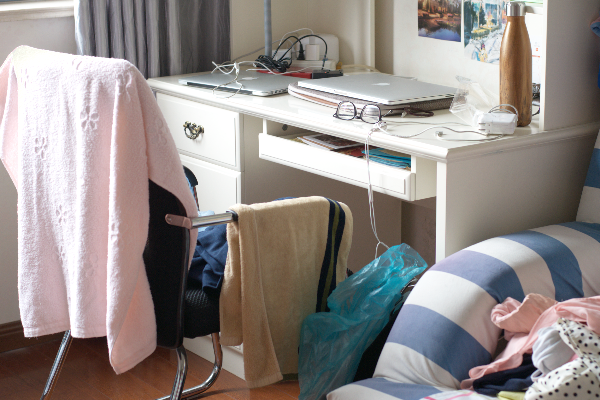
#> input picture Week3/img/17.png, 600 x 400 px
$ python 3c.py
#> lines starting #> are read from the running program, lines starting #| are printed output that depends on the picture; after the words box and inside, x2 and y2 are one past the last pixel; in counts of white or black regions, pixels touching at a corner belong together
#> further down, picture is the input picture: PIL image 600x400 RGB; mean R, G, B 146.7, 139.1, 136.3
### Week3/week3a.py
# 3a) Expanding image for convolution filtering:
# Write a function that expands an image from it's edges by 2 pixels on each edge by copying the adjacent pixel.
# Test the function using a random data matrix of size 5,5,3 (y size = 5, x size = 5, 3 color channels) that you can generate your self.

import numpy as np

np.set_printoptions(linewidth=200)


def expand_image(pixels, pad):

#> called with pad = 2
  old_h, old_w, channels = pixels.shape
#> old_h = 400; old_w = 600; channels = 3
  new_h = old_h + pad * 2
#> new_h = 404
  new_w = old_w + pad * 2
#> new_w = 604

  new_pixels = np.zeros((new_h, new_w, channels), dtype=pixels.dtype)

  # placing img in the center
  new_pixels[pad:pad+old_h, pad:pad+old_w] = pixels
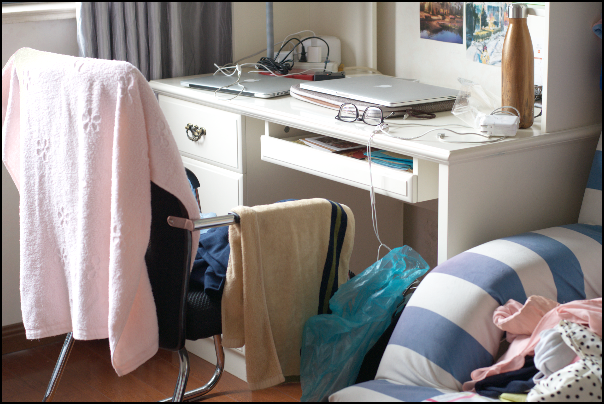
#> new_pixels: shape (404, 604, 3); mean R, G, B 144.3, 136.8, 134

  #top & bottom borders
  top_row = pixels[0, :, :]
#> top_row = 600 rows, first 8: [101, 112, 119], [101, 112, 119], [106, 110, 119], [101, 110, 121], [99, 112, 121], [106, 112, 121], [106, 112, 126], [96, 112, 121]
  new_pixels[0:pad, pad:pad+old_w] = top_row

  bottom_row = pixels[-1, :, :]
#> bottom_row = 600 rows, first 8: [82, 55, 45], [82, 55, 45], [82, 55, 38], [82, 53, 45], [84, 55, 45], [87, 55, 43], [87, 53, 45], [84, 55, 43]
  new_pixels[new_h - pad : new_h, pad:pad+old_w] = bottom_row

  # left & right borders
  left_col = pixels[:, 0:1, :]
#> left_col = 400 rows, first 8: [101, 112, 119], [91, 101, 108], [130, 121, 115], [128, 126, 115], [160, 151, 139], [207, 204, 194], [234, 234, 233], [248, 249, 248]
  new_pixels[pad:pad+old_h, 0:pad] = left_col

  right_col = pixels[:, -1:, :]
#> right_col = 400 rows, first 8: [77, 72, 67], [77, 70, 65], [75, 70, 67], [72, 72, 63], [72, 67, 65], [77, 67, 65], [75, 67, 65], [67, 63, 60]
  new_pixels[pad:pad+old_h, new_w-pad:new_w] = right_col
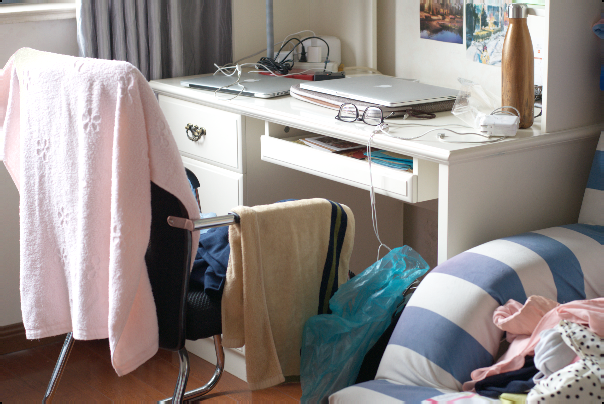
#> new_pixels: shape (404, 604, 3); mean R, G, B 146.5, 138.9, 136


  # corners
  top_left_pixel = pixels[0, 0, :]
#> top_left_pixel = [101, 112, 119]
  top_right_pixel = pixels[0, -1, :]
#> top_right_pixel = [77, 72, 67]
  bottom_left_pixel = pixels[-1, 0, :]
#> bottom_left_pixel = [82, 55, 45]
  bottom_right_pixel = pixels[-1, -1, :]
#> bottom_right_pixel = [121, 112, 103]

  new_pixels[0:pad, 0:pad] = top_left_pixel
#> new_pixels: shape (404, 604, 3); under 0.01% of pixels changed, all inside (x1, y1, x2, y2) = (0, 0, 2, 2)
  new_pixels[0:pad, new_w-pad:new_w] = top_right_pixel
#> new_pixels: shape (404, 604, 3); mean R, G, B 146.5, 138.9, 136
  new_pixels[new_h-pad:new_h, 0:pad] = bottom_left_pixel
#> new_pixels: shape (404, 604, 3); mean R, G, B 146.5, 138.9, 136
  new_pixels[new_h-pad:new_h, new_w-pad:new_w] = bottom_right_pixel
#> new_pixels: shape (404, 604, 3); mean R, G, B 146.5, 138.9, 136

  return new_pixels

# [8 lines that do not run on import are left out]

### Week3/3c.py
# 3c) Unsharp mask
# Calculate an unsharp mask (difference of original and blurred image) for 17.jpg.
# Sharpen the image by adding the mask with multiplier 1.

from PIL import Image
import numpy as np
from week3a import expand_image

def gaussian_blur(pixels, gaussian_filter):
    pad = 2
    padded_pixels = expand_image(pixels, pad)
    old_h, old_w, channels = pixels.shape
#> old_h = 400; old_w = 600; channels = 3
    output = np.zeros((old_h, old_w, channels), dtype='float64')

    gaussian_filter_3d = gaussian_filter[:, :, np.newaxis]

    for y in range(old_h):
        for x in range(old_w):
            window = padded_pixels[y : y + 2*pad + 1, x : x + 2*pad + 1, :]
            product = window * gaussian_filter_3d
            result = product.sum(axis=(0, 1))
            output[y, x] = result

    return output


picture = Image.open("img/17.png")
pixels = np.array(picture)

gaussian_filter = np.array([
    [0.00390625, 0.015625,   0.0234375, 0.015625,   0.00390625],
    [0.015625,   0.0625,     0.09375,   0.0625,     0.015625],
    [0.0234375,  0.09375,    0.140625,  0.09375,    0.0234375],
    [0.015625,   0.0625,     0.09375,   0.0625,     0.015625],
    [0.00390625, 0.015625,   0.0234375, 0.015625,   0.00390625]
])

blurred = gaussian_blur(pixels, gaussian_filter)


mask = pixels.astype('float64') - blurred
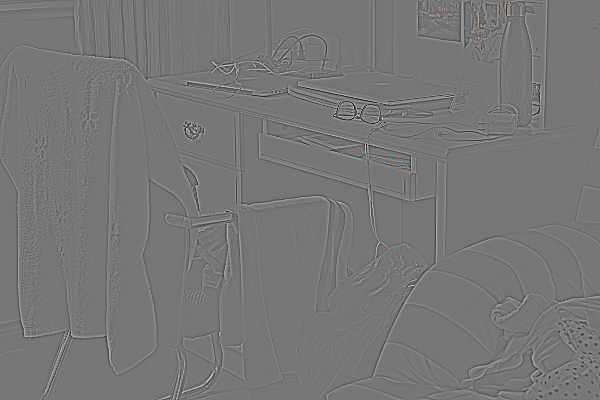
#> mask: shape (400, 600, 3) float64; mean R, G, B 0, 0, 0; drawn with min black and max white

multiplier = 1
sharpened = pixels.astype('float64') + multiplier * mask
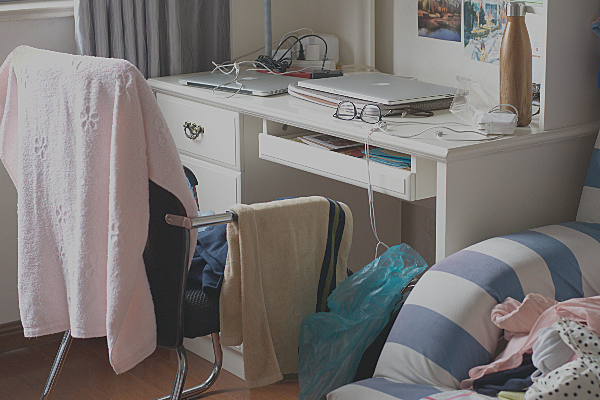
#> sharpened: shape (400, 600, 3) float64; mean R, G, B 146.7, 139.1, 136.3; drawn with min black and max white


sharpened_clipped = np.clip(sharpened, 0, 255)
sharpened_pixels = sharpened_clipped.round().astype('uint8')

sharpened_image = Image.fromarray(sharpened_pixels)
sharpened_image.save("17_sharpened.jpg")


mask_visual = np.clip(mask + 128, 0, 255).round().astype('uint8')
mask_image = Image.fromarray(mask_visual)
mask_image.save("17_mask.jpg")

print("Done")
